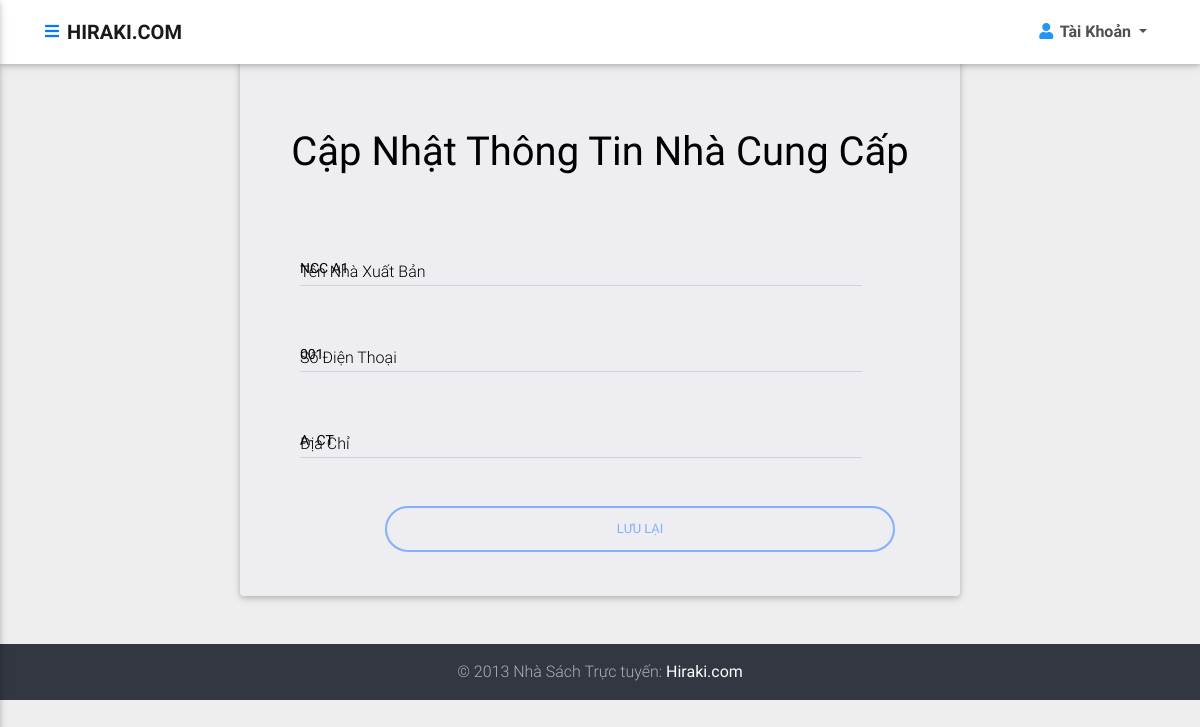
/admin/ncc/suancc.php?idncc=1, run on the app's committed database.
### tables this page shows
CREATE TABLE `nha_cung_cap` (
  `ncc_id` int(255) NOT NULL,
  `ncc_ten` varchar(255) NOT NULL,
  `ncc_sdt` varchar(255) DEFAULT NULL,
  `ncc_diachi` varchar(255) DEFAULT NULL
);

### admin/ncc/suancc.php (the view, shortened to what this page needs)
<?php
require "../../db.php";
$idncc = $_GET['idncc'];
$sql4 = "SELECT * FROM nha_cung_cap WHERE ncc_id=$idncc";
$result4=$conn->query($sql4);
if( $result4->num_rows!=0){
    $row4 = $result4->fetch_assoc();
}
?>
<!DOCTYPE html>
<html lang="en" xmlns="http://www.w3.org/1999/html">
<head>
    <link rel="stylesheet" href=" https://use.fontawesome.com/releases/v5.11.2/css/all.css">
    <link href="../../css/bootstrap.min.css" rel="stylesheet">
    <link href="../../css/mdb.min.css" rel="stylesheet">
</head>
<body class="login-page" >
<?php
require "../header.php";
?>
<section class="section card mb-5 align-itemsocation:dangnhap.ht-center " style="width: 60% ;margin:0 auto">
    <?php
    echo "<form action=\"xulysuancc.php?idncc=".$idncc."\" method=\"POST\" enctype=\"multipart/form-data\">";
    ?>
    <div class="card-body black-text">
        <h1 class="text-center my-5 h1" style="padding-top: 1.5em;">Cập Nhật Thông Tin Nhà Cung Cấp</h1>
        <div style="width: 100%; margin-left: 2.5em;">
            <div class="row">
                <div class="col-md-10">
                    <div class="md-form">
                        <input type="text"
                               id="form1"
                               class="form-control form-control-sm black-text"
                               name="tenncc"
                               value="<?php echo $row4['ncc_ten']?>"
                        />
                        <label for="form1" class="orangeForm-name black-text"> Tên Nhà Xuất Bản</label>
                    </div>
                </div>
                <div class="col-md-10">
                    <div class="md-form">
                        <input type="text"
                               id="form3"
                               class="form-control form-control-sm black-text"
                               name="sdt"
                               value="<?php echo $row4['ncc_sdt']?>"
                        />
                        <label for="form3" class="orangeForm-price black-text "> Số Điện Thoại</label>
                    </div>
                </div>
                <div class="col-md-10">
                    <div class="md-form">
                        <input type="text"
                               id="form4"
                               class="form-control form-control-sm black-text"
                               name="diachincc"
                               value="<?php echo $row4['ncc_diachi']?>"
                        />
                        <label for="form4" class="orangeForm-price black-text "> Địa Chỉ</label>
                    </div>
                </div>
            </div>
            <button class="btn btn-outline-light-blue btn-rounded btn-block my-4 waves-effect z-depth-0 " type="submit" style="width: 75%; margin: 0 auto;">
                Lưu Lại
            </button>
        </div>
    </div>
    </form>
</section>
<footer class="page-footer text-center text-md-left stylish-color-dark pt-0">
    <div class="footer-copyright py-3 text-center">
        <div class="container-fluid">
            © 2013 Nhà Sách Trực tuyến: <a href="https://www.MDBootstrap.com"><strong> Hiraki.com</strong></a>
        </div>
    </div>
</footer>
</body>
</html>

### data on the page
nha_cung_cap: tenncc "NCC A1", sdt "001", diachincc "A- CT"
